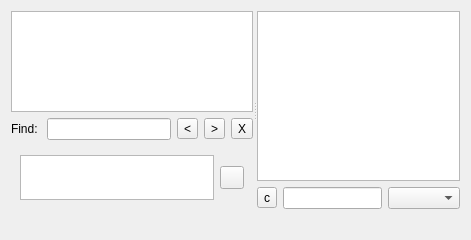
<?xml version="1.0" encoding="UTF-8"?>
<ui version="4.0">
 <class>UIHubFrame</class>
 <widget class="QWidget" name="UIHubFrame">
  <property name="geometry">
   <rect>
    <x>0</x>
    <y>0</y>
    <width>471</width>
    <height>240</height>
   </rect>
  </property>
  <property name="windowTitle">
   <string>Form</string>
  </property>
  <layout class="QGridLayout" name="gridLayout_2">
   <item row="0" column="0">
    <widget class="QSplitter" name="splitter_2">
     <property name="sizePolicy">
      <sizepolicy hsizetype="Expanding" vsizetype="Expanding">
       <horstretch>0</horstretch>
       <verstretch>0</verstretch>
      </sizepolicy>
     </property>
     <property name="orientation">
      <enum>Qt::Horizontal</enum>
     </property>
     <widget class="QWidget" name="">
      <layout class="QVBoxLayout" name="verticalLayout_3">
       <item>
        <layout class="QVBoxLayout" name="verticalLayout">
         <property name="spacing">
          <number>-1</number>
         </property>
         <item>
          <widget class="QTextEdit" name="textEdit_CHAT">
           <property name="focusPolicy">
            <enum>Qt::ClickFocus</enum>
           </property>
           <property name="contextMenuPolicy">
            <enum>Qt::CustomContextMenu</enum>
           </property>
           <property name="acceptDrops">
            <bool>false</bool>
           </property>
           <property name="undoRedoEnabled">
            <bool>false</bool>
           </property>
          </widget>
         </item>
         <item>
          <widget class="QFrame" name="frame">
           <property name="frameShape">
            <enum>QFrame::NoFrame</enum>
           </property>
           <property name="frameShadow">
            <enum>QFrame::Plain</enum>
           </property>
           <property name="lineWidth">
            <number>0</number>
           </property>
           <layout class="QHBoxLayout" name="horizontalLayout">
            <property name="margin">
             <number>0</number>
            </property>
            <item>
             <widget class="QLabel" name="label">
              <property name="text">
               <string>Find: </string>
              </property>
             </widget>
            </item>
            <item>
             <widget class="QLineEdit" name="lineEdit_FIND">
              <property name="alignment">
               <set>Qt::AlignLeading|Qt::AlignLeft|Qt::AlignVCenter</set>
              </property>
             </widget>
            </item>
            <item>
             <widget class="QToolButton" name="toolButton_BACK">
              <property name="text">
               <string>&lt;</string>
              </property>
              <property name="shortcut">
               <string>Shift+F3</string>
              </property>
             </widget>
            </item>
            <item>
             <widget class="QToolButton" name="toolButton_FORWARD">
              <property name="text">
               <string>&gt;</string>
              </property>
              <property name="shortcut">
               <string>F3</string>
              </property>
             </widget>
            </item>
            <item>
             <widget class="QToolButton" name="toolButton_HIDE">
              <property name="text">
               <string>X</string>
              </property>
             </widget>
            </item>
           </layout>
          </widget>
         </item>
        </layout>
       </item>
       <item>
        <widget class="QFrame" name="frame_2">
         <property name="sizePolicy">
          <sizepolicy hsizetype="Preferred" vsizetype="Fixed">
           <horstretch>0</horstretch>
           <verstretch>0</verstretch>
          </sizepolicy>
         </property>
         <property name="frameShape">
          <enum>QFrame::NoFrame</enum>
         </property>
         <property name="frameShadow">
          <enum>QFrame::Raised</enum>
         </property>
         <layout class="QGridLayout" name="gridLayout">
          <item row="0" column="0">
           <widget class="QPlainTextEdit" name="plainTextEdit_INPUT">
            <property name="maximumSize">
             <size>
              <width>16777215</width>
              <height>45</height>
             </size>
            </property>
           </widget>
          </item>
          <item row="0" column="1">
           <widget class="QToolButton" name="toolButton_SMILE">
            <property name="text">
             <string/>
            </property>
           </widget>
          </item>
         </layout>
        </widget>
       </item>
      </layout>
     </widget>
     <widget class="QWidget" name="layoutWidget">
      <layout class="QVBoxLayout" name="verticalLayout_2">
       <item>
        <widget class="QTreeView" name="treeView_USERS">
         <property name="sizePolicy">
          <sizepolicy hsizetype="Preferred" vsizetype="Expanding">
           <horstretch>0</horstretch>
           <verstretch>0</verstretch>
          </sizepolicy>
         </property>
         <property name="editTriggers">
          <set>QAbstractItemView::NoEditTriggers</set>
         </property>
         <property name="alternatingRowColors">
          <bool>true</bool>
         </property>
         <property name="selectionMode">
          <enum>QAbstractItemView::ExtendedSelection</enum>
         </property>
         <property name="rootIsDecorated">
          <bool>false</bool>
         </property>
         <property name="itemsExpandable">
          <bool>false</bool>
         </property>
         <property name="sortingEnabled">
          <bool>true</bool>
         </property>
        </widget>
       </item>
       <item>
        <layout class="QHBoxLayout" name="horizontalLayout_2">
         <item>
          <widget class="QToolButton" name="toolButton_CLEAR_FILTER">
           <property name="toolTip">
            <string>Clear filter</string>
           </property>
           <property name="text">
            <string>c</string>
           </property>
          </widget>
         </item>
         <item>
          <widget class="QLineEdit" name="lineEdit_FILTER"/>
         </item>
         <item>
          <widget class="QComboBox" name="comboBox_COLUMNS"/>
         </item>
        </layout>
       </item>
      </layout>
     </widget>
    </widget>
   </item>
   <item row="1" column="0">
    <widget class="QLabel" name="label_USERSTATE">
     <property name="sizePolicy">
      <sizepolicy hsizetype="Preferred" vsizetype="Minimum">
       <horstretch>0</horstretch>
       <verstretch>0</verstretch>
      </sizepolicy>
     </property>
     <property name="text">
      <string/>
     </property>
     <property name="alignment">
      <set>Qt::AlignRight|Qt::AlignTrailing|Qt::AlignVCenter</set>
     </property>
    </widget>
   </item>
  </layout>
 </widget>
 <resources/>
 <connections>
  <connection>
   <sender>toolButton_CLEAR_FILTER</sender>
   <signal>clicked()</signal>
   <receiver>lineEdit_FILTER</receiver>
   <slot>clear()</slot>
   <hints>
    <hint type="sourcelabel">
     <x>515</x>
     <y>413</y>
    </hint>
    <hint type="destinationlabel">
     <x>428</x>
     <y>413</y>
    </hint>
   </hints>
  </connection>
 </connections>
</ui>
